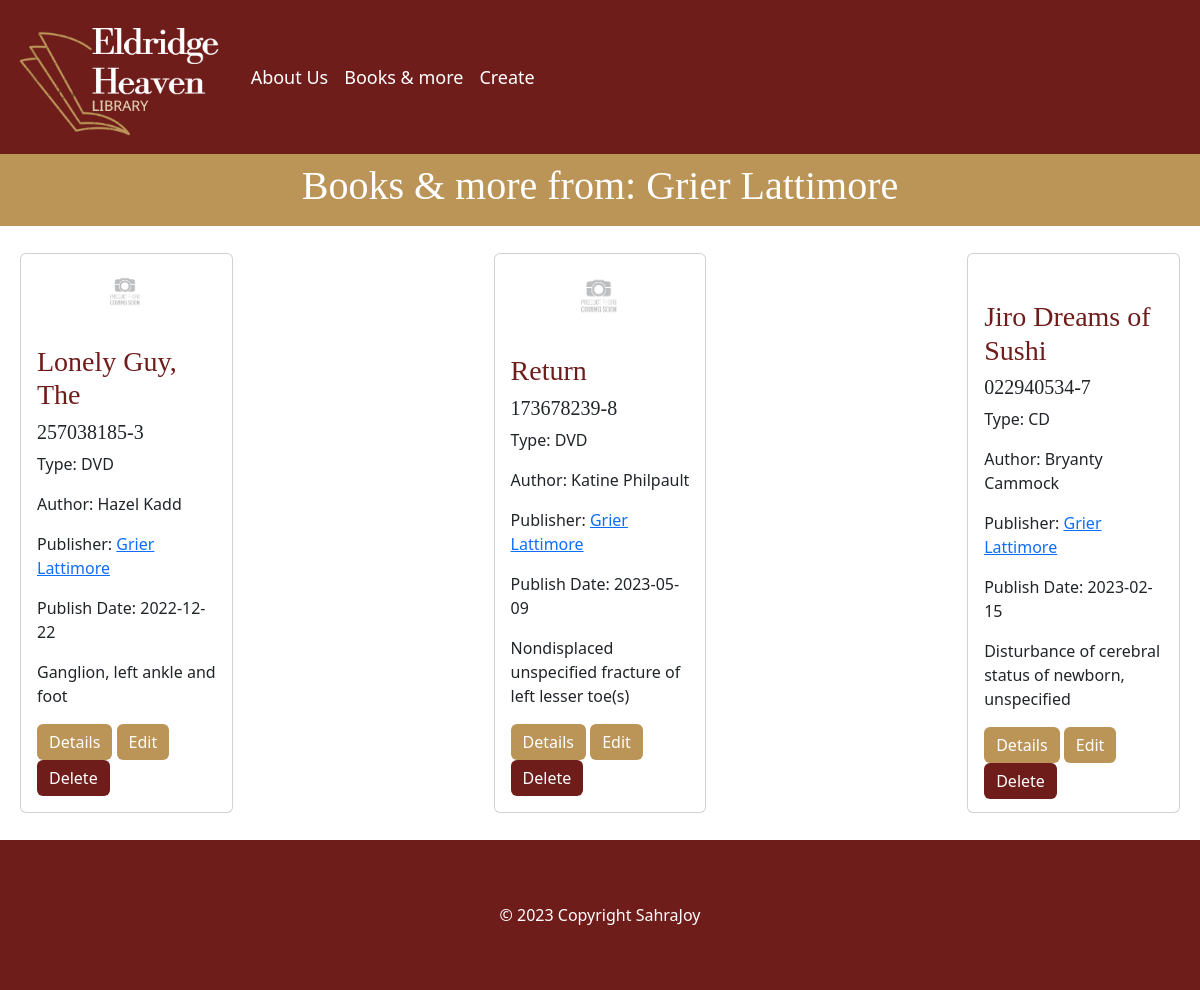
The app's page /publisher.php?id=6 with its own data.
### tables this page shows
CREATE TABLE `publisher` (
  `id_publisher` int(11) NOT NULL,
  `first_name` varchar(50) DEFAULT NULL,
  `last_name` varchar(50) DEFAULT NULL,
  `address` varchar(50) DEFAULT NULL,
  `city` varchar(50) DEFAULT NULL
);

CREATE TABLE `stock` (
  `id_stock` int(11) NOT NULL,
  `title` varchar(50) NOT NULL,
  `img` varchar(50) DEFAULT NULL,
  `isbn` varchar(50) NOT NULL,
  `description` varchar(265) DEFAULT NULL,
  `fk_type` int(11) NOT NULL,
  `fk_author` int(11) NOT NULL,
  `fk_publisher` int(11) NOT NULL,
  `publish_date` date NOT NULL
);

CREATE TABLE `type` (
  `id_type` int(11) NOT NULL,
  `type` varchar(50) DEFAULT NULL
);

CREATE TABLE `author` (
  `id_author` int(11) NOT NULL,
  `first_name` varchar(50) DEFAULT NULL,
  `last_name` varchar(50) DEFAULT NULL
);

### publisher.php (the view, shortened to what this page needs)
<?php
    require_once 'components/db_connect.php';
    if(isset($_GET['id']) && !empty($_GET["id"])){
        $id_publisher = mysqli_real_escape_string($conn, $_GET['id']);
        $sql = "SELECT stock.*,
                    type.type AS typeName,
                    author.first_name AS authorFirstName,
                    author.last_name AS authorLastName,
                    publisher.first_name AS publisherFirstName,
                    publisher.last_name AS publisherLastName
                FROM `stock`
                INNER JOIN `type` ON stock.fk_type = type.id_type
                INNER JOIN `author` ON stock.fk_author = author.id_author
                INNER JOIN `publisher` ON stock.fk_publisher = publisher.id_publisher
                WHERE `stock`.`fk_publisher` = $id_publisher";
        $result = mysqli_query($conn, $sql);
        $cards = "";
        $publisher = "";
        if(mysqli_num_rows($result) > 0) {
            while($row = mysqli_fetch_assoc($result)) {
                $cards .= "
                <div>
                    <div class='card'>
                        <div id='img'>
                            <img src='assets/$row[img]' class='card-img' alt=''>
                        </div>
                        <div class='card-body'>
                            <h3>$row[title]</h3>
                            <h5>$row[isbn]</h5>
                            <p class='card-text'>Type: {$row["typeName"]}</p>
                            <p class='card-text'>Author: {$row["authorFirstName"]} {$row["authorLastName"]}</p>
                            <p class='card-text'>Publisher: <a href='publisher.php?id=$row[fk_publisher]'>{$row["publisherFirstName"]} {$row["publisherLastName"]}</a></p>
                            <p class='card-text'>Publish Date: $row[publish_date]</p>
                            <p class='card-text'>$row[description]</p>
                            <a href='details.php?id=$row[id_stock]' class='btn btn-primary'>Details</a>
                            <a href='update.php?id=$row[id_stock]' class='btn btn-warning'>Edit</a>
                            <a href='delete.php?id=$row[id_stock]' class='btn btn-danger delete'>Delete</a>
                        </div>
                    </div>
                </div>
                ";
                $publisher = "<p class='card-text'>: {$row["publisherFirstName"]} {$row["publisherLastName"]}</p>
                ";
            }
        } else {
        $cards = "no data found";
        }
    }
?>
<!DOCTYPE html>
<html lang="en">
<head>
    <link href="https://cdn.jsdelivr.net/npm/bootstrap@5.3.2/dist/css/bootstrap.min.css" rel="stylesheet">
    <link rel="stylesheet" href="CSS/style.css">
</head>
<body>
    <?php require_once 'components/navbar.php'; ?>
    <div class='stock'>
        <div class='headline'>
            <h1>Books & more from</h1>
            <h1><?= $publisher ?></h1>
        </div>
        <div class='row row-cols-xl-5 row-cols-lg-4 row-cols-md-2 row-cols-sm-2 row-cols-xs-1' id='result'>
            <?= $cards ?>
        </div>
    </div>
    <?php require_once 'components/footer.php'; ?>
</body>
</html>

### CSS/style.css (style rules this page uses)
.headline { display: flex; justify-content: center; align-items: center; padding: 1vh; width: 100%; background-color: #BB9457; }
h3 { font-family: 'Source Serif 4', serif; color: #6F1D1B; }
h5 { font-family: 'Source Serif 4', serif; }
.headline h1 { font-family: 'Source Serif 4', serif; color: white; }
.stock { display: flex; justify-content: center; align-items: center; flex-direction: column; }
.stock .row { margin: 3vh 1vh; display: flex; flex-wrap: wrap; justify-content: space-between; }
.stock .card { height: 70vh; margin: 3px 0; }
.stock .row .card #img { padding: 15px; display: flex; justify-content: center; align-items: center; height: 40vh; overflow: hidden; width: 100%; }
.stock .row .card #img .card-img { height: 100%; object-fit: contain; width: auto; }
.stock .row .card .card-body .btn { background-color: #BB9457; border: none; color: white; }
.stock .row .card .card-body .delete { background-color: #6F1D1B; border: none; color: white; }

### records on screen
publisher: first_name "Grier", last_name "Lattimore"
stock: img (picture), title "Lonely Guy, The", isbn "257038185-3", fk_type.type "DVD", fk_author.first_name "Hazel", fk_author.last_name "Kadd", fk_publisher.first_name "Grier", fk_publisher.last_name "Lattimore", publish_date "2022-12-22", description "Ganglion, left ankle and foot"
stock: img (picture), title "Return", isbn "173678239-8", fk_type.type "DVD", fk_author.first_name "Katine", fk_author.last_name "Philpault", fk_publisher.first_name "Grier", fk_publisher.last_name "Lattimore", publish_date "2023-05-09", description "Nondisplaced unspecified fracture of left lesser toe(s)"
stock: title "Jiro Dreams of Sushi", isbn "022940534-7", fk_type.type "CD", fk_author.first_name "Bryanty", fk_author.last_name "Cammock", fk_publisher.first_name "Grier", fk_publisher.last_name "Lattimore", publish_date "2023-02-15", description "Disturbance of cerebral status of newborn, unspecified"
